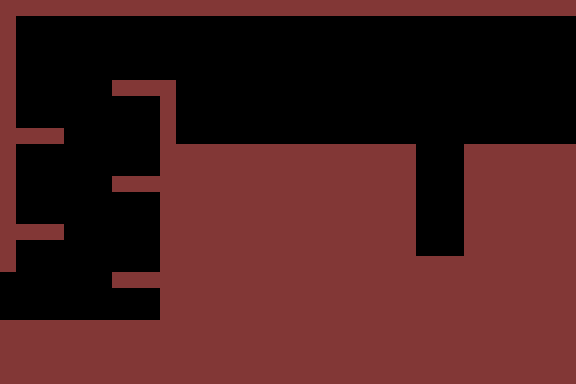

This game map was drawn from its Tiled (.tmx) file and the tilesets committed beside it. A one-line description and the full map source follow:
An orthogonal 36x24 tile map with 16x16 px tiles, 1 tile layer (collision) and 17 objects (7x projectile, 6x Bush, playerSpawn, key, onTouch, ...).

<map version="1.0" tiledversion="1.0.3" orientation="orthogonal" renderorder="right-down" width="36" height="24" tilewidth="16" tileheight="16" nextobjectid="111">
 <properties>
  <property name="collisionLayer" value="collision" />
  <property name="defaultLayers" value="collision" />
 </properties>
 <tileset firstgid="1" name="tileset" tilewidth="16" tileheight="16" tilecount="1" columns="1">
  <image source="tileset.png" width="16" height="16" />
 </tileset>
 <layer name="collision" width="36" height="24">
  <data encoding="csv">
1,1,1,1,1,1,1,1,1,1,1,1,1,1,1,1,1,1,1,1,1,1,1,1,1,1,1,1,1,1,1,1,1,1,1,1,
1,0,0,0,0,0,0,0,0,0,0,0,0,0,0,0,0,0,0,0,0,0,0,0,0,0,0,0,0,0,0,0,0,0,0,0,
1,0,0,0,0,0,0,0,0,0,0,0,0,0,0,0,0,0,0,0,0,0,0,0,0,0,0,0,0,0,0,0,0,0,0,0,
1,0,0,0,0,0,0,0,0,0,0,0,0,0,0,0,0,0,0,0,0,0,0,0,0,0,0,0,0,0,0,0,0,0,0,0,
1,0,0,0,0,0,0,0,0,0,0,0,0,0,0,0,0,0,0,0,0,0,0,0,0,0,0,0,0,0,0,0,0,0,0,0,
1,0,0,0,0,0,0,1,1,1,1,0,0,0,0,0,0,0,0,0,0,0,0,0,0,0,0,0,0,0,0,0,0,0,0,0,
1,0,0,0,0,0,0,0,0,0,1,0,0,0,0,0,0,0,0,0,0,0,0,0,0,0,0,0,0,0,0,0,0,0,0,0,
1,0,0,0,0,0,0,0,0,0,1,0,0,0,0,0,0,0,0,0,0,0,0,0,0,0,0,0,0,0,0,0,0,0,0,0,
1,1,1,1,0,0,0,0,0,0,1,0,0,0,0,0,0,0,0,0,0,0,0,0,0,0,0,0,0,0,0,0,0,0,0,0,
1,0,0,0,0,0,0,0,0,0,1,1,1,1,1,1,1,1,1,1,1,1,1,1,1,1,0,0,0,1,1,1,1,1,1,1,
1,0,0,0,0,0,0,0,0,0,1,1,1,1,1,1,1,1,1,1,1,1,1,1,1,1,0,0,0,1,1,1,1,1,1,1,
1,0,0,0,0,0,0,1,1,1,1,1,1,1,1,1,1,1,1,1,1,1,1,1,1,1,0,0,0,1,1,1,1,1,1,1,
1,0,0,0,0,0,0,0,0,0,1,1,1,1,1,1,1,1,1,1,1,1,1,1,1,1,0,0,0,1,1,1,1,1,1,1,
1,0,0,0,0,0,0,0,0,0,1,1,1,1,1,1,1,1,1,1,1,1,1,1,1,1,0,0,0,1,1,1,1,1,1,1,
1,1,1,1,0,0,0,0,0,0,1,1,1,1,1,1,1,1,1,1,1,1,1,1,1,1,0,0,0,1,1,1,1,1,1,1,
1,0,0,0,0,0,0,0,0,0,1,1,1,1,1,1,1,1,1,1,1,1,1,1,1,1,0,0,0,1,1,1,1,1,1,1,
1,0,0,0,0,0,0,0,0,0,1,1,1,1,1,1,1,1,1,1,1,1,1,1,1,1,1,1,1,1,1,1,1,1,1,1,
0,0,0,0,0,0,0,1,1,1,1,1,1,1,1,1,1,1,1,1,1,1,1,1,1,1,1,1,1,1,1,1,1,1,1,1,
0,0,0,0,0,0,0,0,0,0,1,1,1,1,1,1,1,1,1,1,1,1,1,1,1,1,1,1,1,1,1,1,1,1,1,1,
0,0,0,0,0,0,0,0,0,0,1,1,1,1,1,1,1,1,1,1,1,1,1,1,1,1,1,1,1,1,1,1,1,1,1,1,
1,1,1,1,1,1,1,1,1,1,1,1,1,1,1,1,1,1,1,1,1,1,1,1,1,1,1,1,1,1,1,1,1,1,1,1,
1,1,1,1,1,1,1,1,1,1,1,1,1,1,1,1,1,1,1,1,1,1,1,1,1,1,1,1,1,1,1,1,1,1,1,1,
1,1,1,1,1,1,1,1,1,1,1,1,1,1,1,1,1,1,1,1,1,1,1,1,1,1,1,1,1,1,1,1,1,1,1,1,
1,1,1,1,1,1,1,1,1,1,1,1,1,1,1,1,1,1,1,1,1,1,1,1,1,1,1,1,1,1,1,1,1,1,1,1
</data>
 </layer>
 <objectgroup name="objects">
  <object id="38" name="playerSpawn" x="16" y="304" />
  <object id="110" name="Key" type="key" x="416" y="192" width="48" height="14" />
 </objectgroup>
 <objectgroup name="npcs" />
 <objectgroup name="transfers">
  <object id="5" name="Transfer" type="onTouch" x="560" y="64" width="4" height="96">
   <properties>
    <property name="destinyId" type="int" value="2" />
    <property name="destinyX" type="int" value="1" />
    <property name="destinyY" type="int" value="5" />
    <property name="direction" value="right" />
   </properties>
  </object>
 </objectgroup>
 <objectgroup name="enemies" />
 <objectgroup name="traps">
  <object id="92" name="Trap" type="projectile" x="166" y="256" width="16" height="16" rotation="180">
   <properties>
    <property name="auto" type="bool" value="true" />
    <property name="delay" type="float" value="0.8" />
   </properties>
  </object>
  <object id="101" name="Trap" type="projectile" x="10" y="192" width="16" height="16">
   <properties>
    <property name="auto" type="bool" value="true" />
    <property name="delay" type="float" value="0.8" />
   </properties>
  </object>
  <object id="103" name="Trap" type="projectile" x="166" y="160" width="16" height="16" rotation="180">
   <properties>
    <property name="auto" type="bool" value="true" />
    <property name="delay" type="float" value="0.8" />
   </properties>
  </object>
  <object id="104" name="Trap" type="projectile" x="170" y="120" width="16" height="16">
   <properties>
    <property name="auto" type="bool" value="true" />
    <property name="delay" type="float" value="1.2" />
   </properties>
  </object>
  <object id="106" name="Trap" type="projectile" x="10" y="96" width="16" height="16">
   <properties>
    <property name="auto" type="bool" value="true" />
    <property name="delay" type="float" value="0.8" />
   </properties>
  </object>
  <object id="107" name="Trap" type="projectile" x="170" y="89" width="16" height="16">
   <properties>
    <property name="auto" type="bool" value="true" />
    <property name="delay" type="float" value="1.2" />
   </properties>
  </object>
  <object id="109" name="Trap" type="projectile" x="448" y="10" width="16" height="16" rotation="90">
   <properties>
    <property name="auto" type="bool" value="true" />
    <property name="delay" type="float" value="0.8" />
   </properties>
  </object>
 </objectgroup>
 <objectgroup color="#005500" name="bushes">
  <object id="75" name="Bush" x="336" y="112" width="32" height="32" />
  <object id="97" name="Bush" x="32" y="96" width="32" height="32" />
  <object id="98" name="Bush" x="112" y="144" width="32" height="32" />
  <object id="99" name="Bush" x="32" y="192" width="32" height="32" />
  <object id="100" name="Bush" x="112" y="240" width="32" height="32" />
  <object id="108" name="Bush" x="480" y="112" width="32" height="32" />
 </objectgroup>
 <objectgroup name="paths">
  <object id="76" name="Door" type="door" x="544" y="80" width="32" height="64" />
 </objectgroup>
</map>